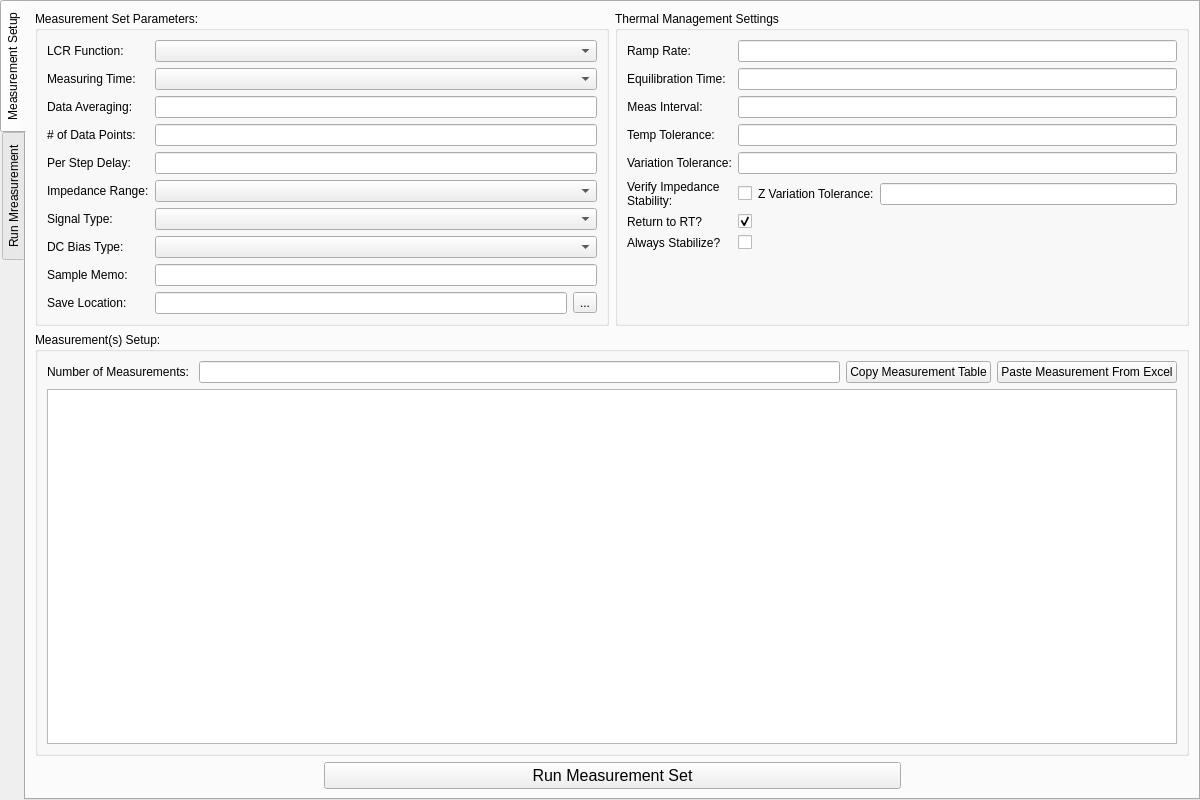
<?xml version="1.0" encoding="UTF-8"?>
<ui version="4.0">
 <class>cap_freq</class>
 <widget class="QTabWidget" name="cap_freq">
  <property name="geometry">
   <rect>
    <x>0</x>
    <y>0</y>
    <width>1200</width>
    <height>800</height>
   </rect>
  </property>
  <property name="windowTitle">
   <string>TabWidget</string>
  </property>
  <property name="tabPosition">
   <enum>QTabWidget::West</enum>
  </property>
  <property name="currentIndex">
   <number>0</number>
  </property>
  <widget class="QWidget" name="tab_meas_setup">
   <attribute name="title">
    <string>Measurement Setup</string>
   </attribute>
   <layout class="QVBoxLayout" name="verticalLayout_2">
    <item>
     <layout class="QHBoxLayout" name="horizontalLayout">
      <item>
       <widget class="QGroupBox" name="gbox_meas_set_params">
        <property name="title">
         <string>Measurement Set Parameters:</string>
        </property>
        <layout class="QFormLayout" name="formLayout_2">
         <item row="0" column="0">
          <widget class="QLabel" name="lbl_function">
           <property name="text">
            <string>LCR Function:</string>
           </property>
          </widget>
         </item>
         <item row="0" column="1">
          <widget class="QComboBox" name="combo_function"/>
         </item>
         <item row="1" column="0">
          <widget class="QLabel" name="lbl_meas_time">
           <property name="text">
            <string>Measuring Time:</string>
           </property>
          </widget>
         </item>
         <item row="1" column="1">
          <widget class="QComboBox" name="combo_meas_time"/>
         </item>
         <item row="2" column="0">
          <widget class="QLabel" name="lbl_data_averaging">
           <property name="text">
            <string>Data Averaging:</string>
           </property>
          </widget>
         </item>
         <item row="2" column="1">
          <widget class="QLineEdit" name="ln_data_averaging"/>
         </item>
         <item row="3" column="0">
          <widget class="QLabel" name="lbl_num_pts">
           <property name="text">
            <string># of Data Points:</string>
           </property>
          </widget>
         </item>
         <item row="3" column="1">
          <widget class="QLineEdit" name="ln_num_pts"/>
         </item>
         <item row="4" column="0">
          <widget class="QLabel" name="lbl_step_delay">
           <property name="text">
            <string>Per Step Delay:</string>
           </property>
          </widget>
         </item>
         <item row="4" column="1">
          <widget class="QLineEdit" name="ln_step_delay"/>
         </item>
         <item row="5" column="0">
          <widget class="QLabel" name="lbl_range">
           <property name="text">
            <string>Impedance Range:</string>
           </property>
          </widget>
         </item>
         <item row="5" column="1">
          <widget class="QComboBox" name="combo_range"/>
         </item>
         <item row="6" column="0">
          <widget class="QLabel" name="lbl_signal_type">
           <property name="text">
            <string>Signal Type:</string>
           </property>
          </widget>
         </item>
         <item row="6" column="1">
          <widget class="QComboBox" name="combo_signal_type"/>
         </item>
         <item row="7" column="0">
          <widget class="QLabel" name="lbl_bias_type">
           <property name="text">
            <string>DC Bias Type:</string>
           </property>
          </widget>
         </item>
         <item row="7" column="1">
          <widget class="QComboBox" name="combo_bias_type"/>
         </item>
         <item row="8" column="0">
          <widget class="QLabel" name="lbl_notes">
           <property name="text">
            <string>Sample Memo:</string>
           </property>
          </widget>
         </item>
         <item row="8" column="1">
          <widget class="QLineEdit" name="ln_notes"/>
         </item>
         <item row="9" column="0">
          <widget class="QLabel" name="lbl_save_file">
           <property name="text">
            <string>Save Location:</string>
           </property>
          </widget>
         </item>
         <item row="9" column="1">
          <layout class="QHBoxLayout" name="layout_save_file">
           <item>
            <widget class="QLineEdit" name="ln_save_file"/>
           </item>
           <item>
            <widget class="QToolButton" name="btn_save_file">
             <property name="text">
              <string>...</string>
             </property>
            </widget>
           </item>
          </layout>
         </item>
        </layout>
       </widget>
      </item>
      <item>
       <widget class="QGroupBox" name="gbox_thermal_settings">
        <property name="title">
         <string>Thermal Management Settings</string>
        </property>
        <layout class="QFormLayout" name="formLayout_3">
         <property name="labelAlignment">
          <set>Qt::AlignLeading|Qt::AlignLeft|Qt::AlignTop</set>
         </property>
         <item row="0" column="0">
          <widget class="QLabel" name="lbl_ramp">
           <property name="text">
            <string>Ramp Rate:</string>
           </property>
          </widget>
         </item>
         <item row="0" column="1">
          <widget class="QLineEdit" name="ln_ramp"/>
         </item>
         <item row="1" column="0">
          <widget class="QLabel" name="lbl_dwell">
           <property name="text">
            <string>Equilibration Time:</string>
           </property>
          </widget>
         </item>
         <item row="1" column="1">
          <widget class="QLineEdit" name="ln_dwell"/>
         </item>
         <item row="2" column="0">
          <widget class="QLabel" name="lbl_stability_interval">
           <property name="toolTip">
            <string>&lt;html&gt;&lt;head/&gt;&lt;body&gt;&lt;p&gt;Sets the interval (in s) between measurements during the temperature stability check.&lt;/p&gt;&lt;/body&gt;&lt;/html&gt;</string>
           </property>
           <property name="text">
            <string>Meas Interval:</string>
           </property>
           <property name="alignment">
            <set>Qt::AlignCenter</set>
           </property>
          </widget>
         </item>
         <item row="2" column="1">
          <widget class="QLineEdit" name="ln_stab_int"/>
         </item>
         <item row="3" column="0">
          <widget class="QLabel" name="lbl_temp_tol">
           <property name="text">
            <string>Temp Tolerance:</string>
           </property>
          </widget>
         </item>
         <item row="3" column="1">
          <widget class="QLineEdit" name="ln_temp_tol"/>
         </item>
         <item row="4" column="0">
          <widget class="QLabel" name="lbl_stdev_tol">
           <property name="text">
            <string>Variation Tolerance:</string>
           </property>
          </widget>
         </item>
         <item row="4" column="1">
          <widget class="QLineEdit" name="ln_stdev_tol"/>
         </item>
         <item row="5" column="0">
          <widget class="QLabel" name="lbl_z_stability">
           <property name="text">
            <string>Verify Impedance
Stability:</string>
           </property>
          </widget>
         </item>
         <item row="5" column="1">
          <layout class="QHBoxLayout" name="horizontalLayout_9" stretch="0,1">
           <item>
            <widget class="QCheckBox" name="check_z_stability">
             <property name="text">
              <string/>
             </property>
            </widget>
           </item>
           <item>
            <layout class="QFormLayout" name="formLayout_4">
             <property name="formAlignment">
              <set>Qt::AlignLeading|Qt::AlignLeft|Qt::AlignVCenter</set>
             </property>
             <item row="0" column="0">
              <widget class="QLabel" name="lbl_z_stdev_tol">
               <property name="text">
                <string>Z Variation Tolerance:</string>
               </property>
              </widget>
             </item>
             <item row="0" column="1">
              <widget class="QLineEdit" name="ln_z_stdev_tol"/>
             </item>
            </layout>
           </item>
          </layout>
         </item>
         <item row="6" column="1">
          <widget class="QCheckBox" name="check_return_to_rt">
           <property name="text">
            <string/>
           </property>
           <property name="checked">
            <bool>true</bool>
           </property>
          </widget>
         </item>
         <item row="7" column="0">
          <widget class="QLabel" name="lbl_always_stab">
           <property name="toolTip">
            <string>&lt;html&gt;&lt;head/&gt;&lt;body&gt;&lt;p&gt;Check this box if you want to stabilize temperature between measurements with the same temperature setpoint.&lt;/p&gt;&lt;/body&gt;&lt;/html&gt;</string>
           </property>
           <property name="text">
            <string>Always Stabilize?</string>
           </property>
          </widget>
         </item>
         <item row="7" column="1">
          <widget class="QCheckBox" name="check_always_stab">
           <property name="toolTip">
            <string>&lt;html&gt;&lt;head/&gt;&lt;body&gt;&lt;p&gt;Check this box if you want to stabilize temperature between measurements with the same temperature setpoint.&lt;/p&gt;&lt;/body&gt;&lt;/html&gt;</string>
           </property>
          </widget>
         </item>
         <item row="6" column="0">
          <widget class="QLabel" name="lbl_return_to_rt">
           <property name="text">
            <string>Return to RT?</string>
           </property>
          </widget>
         </item>
        </layout>
       </widget>
      </item>
     </layout>
    </item>
    <item>
     <widget class="QGroupBox" name="gbox_meas_setup">
      <property name="title">
       <string>Measurement(s) Setup:</string>
      </property>
      <layout class="QVBoxLayout" name="verticalLayout">
       <item>
        <layout class="QFormLayout" name="formLayout">
         <item row="0" column="0">
          <widget class="QLabel" name="lbl_num_meas">
           <property name="text">
            <string>Number of Measurements: </string>
           </property>
          </widget>
         </item>
         <item row="0" column="1">
          <layout class="QHBoxLayout" name="horizontalLayout_11">
           <item>
            <widget class="QLineEdit" name="ln_num_meas"/>
           </item>
           <item>
            <widget class="QPushButton" name="btn_copy_table">
             <property name="text">
              <string>Copy Measurement Table</string>
             </property>
            </widget>
           </item>
           <item>
            <widget class="QPushButton" name="btn_paste_table">
             <property name="text">
              <string>Paste Measurement From Excel</string>
             </property>
            </widget>
           </item>
          </layout>
         </item>
        </layout>
       </item>
       <item>
        <widget class="QTableWidget" name="table_meas_setup"/>
       </item>
      </layout>
     </widget>
    </item>
    <item>
     <layout class="QHBoxLayout" name="horizontalLayout_4" stretch="1,2,1">
      <item>
       <spacer name="horizontalSpacer_3">
        <property name="orientation">
         <enum>Qt::Horizontal</enum>
        </property>
        <property name="sizeHint" stdset="0">
         <size>
          <width>40</width>
          <height>20</height>
         </size>
        </property>
       </spacer>
      </item>
      <item>
       <widget class="QPushButton" name="btn_setup_start_stop">
        <property name="font">
         <font>
          <pointsize>12</pointsize>
         </font>
        </property>
        <property name="text">
         <string>Run Measurement Set</string>
        </property>
        <property name="icon">
         <iconset>
          <normaloff>../img/run.svg</normaloff>
          <normalon>../img/stop.svg</normalon>../img/run.svg</iconset>
        </property>
        <property name="iconSize">
         <size>
          <width>50</width>
          <height>50</height>
         </size>
        </property>
        <property name="checkable">
         <bool>true</bool>
        </property>
        <property name="checked">
         <bool>false</bool>
        </property>
       </widget>
      </item>
      <item>
       <spacer name="horizontalSpacer_4">
        <property name="orientation">
         <enum>Qt::Horizontal</enum>
        </property>
        <property name="sizeHint" stdset="0">
         <size>
          <width>40</width>
          <height>20</height>
         </size>
        </property>
       </spacer>
      </item>
     </layout>
    </item>
   </layout>
  </widget>
  <widget class="QWidget" name="tab_run_meas">
   <attribute name="title">
    <string>Run Mreasurement</string>
   </attribute>
   <layout class="QVBoxLayout" name="verticalLayout_5">
    <property name="leftMargin">
     <number>30</number>
    </property>
    <property name="topMargin">
     <number>30</number>
    </property>
    <property name="rightMargin">
     <number>30</number>
    </property>
    <property name="bottomMargin">
     <number>30</number>
    </property>
    <item>
     <layout class="QHBoxLayout" name="horizontalLayout_8" stretch="1,5">
      <property name="spacing">
       <number>12</number>
      </property>
      <item>
       <layout class="QVBoxLayout" name="verticalLayout_3" stretch="5,1,5,1,5,1,5,1">
        <item>
         <widget class="QGroupBox" name="gbox_curr_freq">
          <property name="title">
           <string>Current Frequency:</string>
          </property>
          <layout class="QHBoxLayout" name="horizontalLayout_7">
           <item>
            <widget class="QLabel" name="lbl_curr_freq">
             <property name="sizePolicy">
              <sizepolicy hsizetype="MinimumExpanding" vsizetype="Preferred">
               <horstretch>0</horstretch>
               <verstretch>0</verstretch>
              </sizepolicy>
             </property>
             <property name="font">
              <font>
               <pointsize>18</pointsize>
               <weight>75</weight>
               <bold>true</bold>
              </font>
             </property>
             <property name="frameShape">
              <enum>QFrame::NoFrame</enum>
             </property>
             <property name="lineWidth">
              <number>3</number>
             </property>
             <property name="text">
              <string>999.99 MHz</string>
             </property>
             <property name="alignment">
              <set>Qt::AlignCenter</set>
             </property>
            </widget>
           </item>
          </layout>
         </widget>
        </item>
        <item>
         <spacer name="verticalSpacer">
          <property name="orientation">
           <enum>Qt::Vertical</enum>
          </property>
          <property name="sizeHint" stdset="0">
           <size>
            <width>387</width>
            <height>68</height>
           </size>
          </property>
         </spacer>
        </item>
        <item>
         <widget class="QGroupBox" name="gbox_curr_temp">
          <property name="title">
           <string>Current Temperature:</string>
          </property>
          <layout class="QVBoxLayout" name="verticalLayout_6">
           <item>
            <widget class="QLabel" name="lbl_curr_temp">
             <property name="font">
              <font>
               <pointsize>18</pointsize>
               <weight>75</weight>
               <bold>true</bold>
              </font>
             </property>
             <property name="text">
              <string>XX.XX C</string>
             </property>
             <property name="alignment">
              <set>Qt::AlignCenter</set>
             </property>
            </widget>
           </item>
           <item>
            <layout class="QHBoxLayout" name="horizontalLayout_10">
             <item>
              <widget class="QRadioButton" name="radio_chamber_tc">
               <property name="text">
                <string>ChamberTC</string>
               </property>
               <property name="checked">
                <bool>true</bool>
               </property>
              </widget>
             </item>
             <item>
              <widget class="QRadioButton" name="radio_user_tc">
               <property name="text">
                <string>User TC</string>
               </property>
               <property name="checked">
                <bool>false</bool>
               </property>
              </widget>
             </item>
            </layout>
           </item>
          </layout>
         </widget>
        </item>
        <item>
         <spacer name="verticalSpacer_3">
          <property name="orientation">
           <enum>Qt::Vertical</enum>
          </property>
          <property name="sizeHint" stdset="0">
           <size>
            <width>20</width>
            <height>40</height>
           </size>
          </property>
         </spacer>
        </item>
        <item>
         <widget class="QGroupBox" name="gbox_val1">
          <property name="title">
           <string>Val1:</string>
          </property>
          <layout class="QHBoxLayout" name="horizontalLayout_6">
           <item>
            <widget class="QLabel" name="lbl_val1">
             <property name="sizePolicy">
              <sizepolicy hsizetype="MinimumExpanding" vsizetype="Preferred">
               <horstretch>0</horstretch>
               <verstretch>0</verstretch>
              </sizepolicy>
             </property>
             <property name="font">
              <font>
               <pointsize>18</pointsize>
               <weight>75</weight>
               <bold>true</bold>
              </font>
             </property>
             <property name="frameShape">
              <enum>QFrame::NoFrame</enum>
             </property>
             <property name="lineWidth">
              <number>3</number>
             </property>
             <property name="text">
              <string>12345.12</string>
             </property>
             <property name="alignment">
              <set>Qt::AlignCenter</set>
             </property>
            </widget>
           </item>
          </layout>
         </widget>
        </item>
        <item>
         <spacer name="verticalSpacer_2">
          <property name="orientation">
           <enum>Qt::Vertical</enum>
          </property>
          <property name="sizeHint" stdset="0">
           <size>
            <width>20</width>
            <height>40</height>
           </size>
          </property>
         </spacer>
        </item>
        <item>
         <widget class="QGroupBox" name="gbox_val2">
          <property name="title">
           <string>Val2:</string>
          </property>
          <layout class="QHBoxLayout" name="horizontalLayout_3">
           <item>
            <widget class="QLabel" name="lbl_val2">
             <property name="sizePolicy">
              <sizepolicy hsizetype="MinimumExpanding" vsizetype="Preferred">
               <horstretch>0</horstretch>
               <verstretch>0</verstretch>
              </sizepolicy>
             </property>
             <property name="font">
              <font>
               <pointsize>18</pointsize>
               <weight>75</weight>
               <bold>true</bold>
              </font>
             </property>
             <property name="frameShape">
              <enum>QFrame::NoFrame</enum>
             </property>
             <property name="lineWidth">
              <number>3</number>
             </property>
             <property name="text">
              <string>Value 2</string>
             </property>
             <property name="alignment">
              <set>Qt::AlignCenter</set>
             </property>
            </widget>
           </item>
          </layout>
         </widget>
        </item>
        <item>
         <widget class="QPushButton" name="btn_run_start_stop">
          <property name="font">
           <font>
            <pointsize>12</pointsize>
           </font>
          </property>
          <property name="text">
           <string>Run Measurement Set</string>
          </property>
          <property name="icon">
           <iconset>
            <normaloff>../img/run.svg</normaloff>
            <normalon>../img/stop.svg</normalon>../img/run.svg</iconset>
          </property>
          <property name="iconSize">
           <size>
            <width>50</width>
            <height>50</height>
           </size>
          </property>
          <property name="checkable">
           <bool>true</bool>
          </property>
         </widget>
        </item>
       </layout>
      </item>
      <item>
       <widget class="LivePlotWidget" name="live_plot">
        <property name="frameShape">
         <enum>QFrame::StyledPanel</enum>
        </property>
        <property name="frameShadow">
         <enum>QFrame::Raised</enum>
        </property>
       </widget>
      </item>
     </layout>
    </item>
    <item>
     <layout class="QHBoxLayout" name="horizontalLayout_5" stretch="7,1">
      <item>
       <layout class="QVBoxLayout" name="verticalLayout_4">
        <item>
         <widget class="QGroupBox" name="groupBox">
          <property name="title">
           <string>Current Measurement Parameters:</string>
          </property>
          <layout class="QHBoxLayout" name="horizontalLayout_2">
           <item>
            <widget class="QLabel" name="lbl_start">
             <property name="text">
              <string>Start:</string>
             </property>
            </widget>
           </item>
           <item>
            <widget class="QLabel" name="lbl_curr_meas_start">
             <property name="text">
              <string>- - - -</string>
             </property>
             <property name="alignment">
              <set>Qt::AlignRight|Qt::AlignTrailing|Qt::AlignVCenter</set>
             </property>
            </widget>
           </item>
           <item>
            <widget class="QLabel" name="lbl_pipe1">
             <property name="text">
              <string>  |  </string>
             </property>
             <property name="alignment">
              <set>Qt::AlignCenter</set>
             </property>
            </widget>
           </item>
           <item>
            <widget class="QLabel" name="lbl_stop">
             <property name="text">
              <string>Stop:</string>
             </property>
            </widget>
           </item>
           <item>
            <widget class="QLabel" name="lbl_curr_meas_stop">
             <property name="text">
              <string>- - - -</string>
             </property>
             <property name="alignment">
              <set>Qt::AlignRight|Qt::AlignTrailing|Qt::AlignVCenter</set>
             </property>
            </widget>
           </item>
           <item>
            <widget class="QLabel" name="lbl_pipe2">
             <property name="text">
              <string>  |  </string>
             </property>
             <property name="alignment">
              <set>Qt::AlignCenter</set>
             </property>
            </widget>
           </item>
           <item>
            <widget class="QLabel" name="lbl_osc">
             <property name="text">
              <string>Oscillator:</string>
             </property>
            </widget>
           </item>
           <item>
            <widget class="QLabel" name="lbl_curr_meas_osc">
             <property name="text">
              <string>- - - -</string>
             </property>
             <property name="alignment">
              <set>Qt::AlignRight|Qt::AlignTrailing|Qt::AlignVCenter</set>
             </property>
            </widget>
           </item>
           <item>
            <widget class="QLabel" name="lbl_pipe3">
             <property name="text">
              <string>  |  </string>
             </property>
             <property name="alignment">
              <set>Qt::AlignCenter</set>
             </property>
            </widget>
           </item>
           <item>
            <widget class="QLabel" name="lbl_bias">
             <property name="text">
              <string>Bias:</string>
             </property>
            </widget>
           </item>
           <item>
            <widget class="QLabel" name="lbl_curr_meas_bias">
             <property name="text">
              <string>- - - -</string>
             </property>
             <property name="alignment">
              <set>Qt::AlignRight|Qt::AlignTrailing|Qt::AlignVCenter</set>
             </property>
            </widget>
           </item>
           <item>
            <widget class="QLabel" name="lbl_pipe4">
             <property name="text">
              <string>  |  </string>
             </property>
             <property name="alignment">
              <set>Qt::AlignCenter</set>
             </property>
            </widget>
           </item>
           <item>
            <widget class="QLabel" name="lbl_temp">
             <property name="text">
              <string>Temperature:</string>
             </property>
            </widget>
           </item>
           <item>
            <widget class="QLabel" name="lbl_curr_meas_temp">
             <property name="text">
              <string>- - - - </string>
             </property>
             <property name="alignment">
              <set>Qt::AlignRight|Qt::AlignTrailing|Qt::AlignVCenter</set>
             </property>
            </widget>
           </item>
          </layout>
         </widget>
        </item>
        <item>
         <widget class="QProgressBar" name="progress_bar_meas">
          <property name="value">
           <number>0</number>
          </property>
         </widget>
        </item>
       </layout>
      </item>
      <item>
       <widget class="QLabel" name="lbl_meas_progress">
        <property name="text">
         <string>'Measurement 0/0,
Step 0/0'</string>
        </property>
        <property name="alignment">
         <set>Qt::AlignCenter</set>
        </property>
       </widget>
      </item>
     </layout>
    </item>
    <item>
     <widget class="QLabel" name="lbl_meas_status">
      <property name="text">
       <string/>
      </property>
     </widget>
    </item>
   </layout>
  </widget>
 </widget>
 <customwidgets>
  <customwidget>
   <class>LivePlotWidget</class>
   <extends>QFrame</extends>
   <header>Live_Data_Plotter.h</header>
   <container>1</container>
  </customwidget>
 </customwidgets>
 <resources/>
 <connections/>
</ui>
